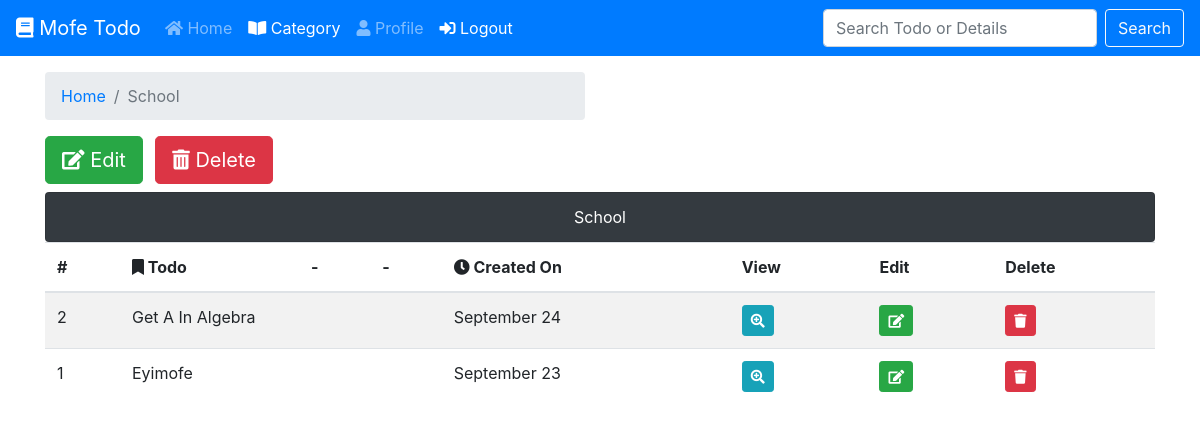
The page /category/1/School/ on the database its author committed.
### core/models.py (models this page shows, shortened)
class Category(models.Model):
	user = models.ForeignKey(User, on_delete=models.CASCADE, null=True)
	name = models.CharField(null=True, max_length=100, verbose_name="Category Name")
	color = models.CharField(null=True, max_length=50, choices=ALERTS)
	def __str__(self):
		return self.name
	class Meta:
		verbose_name_plural = "Categories"

class Todo(models.Model):
	user = models.ForeignKey(User, on_delete=models.CASCADE, null=True)
	name = models.CharField(null=True, max_length=300, verbose_name="To-Do Name", help_text="Please Type your Todo")
	description = models.TextField(null=True, verbose_name="To-Do Description", blank=True, help_text="Optional")
	category = models.ForeignKey(Category, on_delete=models.DO_NOTHING, null=True, blank=True, help_text="Optional")
	start_date = models.DateTimeField(auto_now_add=True, null=True)
	end_date = models.DateField(null=True, blank=True,  help_text="Optional: Type this if you want this todo to expire")
	expired = models.BooleanField(null=True, default=False)
	completed = models.BooleanField(null=True, default=False, verbose_name="Completed Todo", help_text="Optional: Only use this when you have completed your todo!")
	class Meta:
		ordering = ["-start_date"]

### core/views.py (the view)
# urls.py: path('category/<pk>/<name>/', views.categoryPage, name="cat"),
def categoryPage(request, pk, name):
    category = get_object_or_404(Category, pk=pk, name=name)
    frontend = {
        "category": category,
    }
    return render(request, 'core/category-page.html', frontend)

### templates/core/category-page.html (shortened to what this page needs)
{% extends 'base.html' %}
{% block content %}
<div class="row pt-3">
	<div class="col-md-6">
		<nav aria-label="breadcrumb">
			<ol class="breadcrumb">
				<li class="breadcrumb-item"><a href="/">Home</a></li>
				<li class="breadcrumb-item active" aria-current="page">{{category|title}}</li>
			</ol>
		</nav>
	</div>
</div>
<div class="row pb-2">
	<div class="col-md-6">
		<a role="button" href="{% url 'category-update' category.id %}" target="_blank" class="btn btn-success btn-lg text-white"><i class="fas fa-edit"></i> Edit</a>
		<a role="button" href="{% url 'category-delete' category.pk %}" target="_blank" class="btn btn-danger btn-lg ml-2"><i class="fas fa-trash-alt"></i> Delete</a>
	</div>
</div>
<div class="row">
	<div class="col-md-12">
		<ul class="list-group">
		  <li
		  {% if category.color == 'dark' or 'success' %}
		  	class="list-group-item bg-{{category.color}} text-white text-center"
		  {% else %}
		  	class="list-group-item bg-{{category.color}} text-center"
		  {% endif %}
		  >{{category|title}}</li>
		</ul>
	</div>
</div>
<div class="row">
	<div class="col-md-12">
		{% if category.todo_set.all %}
		<div class="table-responsive-sm">
			<table class="table table-striped table-hover">
			  <thead>
			    <tr>
			      <th scope="col">#</th>
			      <th scope="col"><i class="fas fa-bookmark"></i> Todo</th>
			      <th scope="col">-</th>
			      <th scope="col">-</th>
			      <th scope="col"><i class="fas fa-clock"></i> Created On</th>
			      <th scope="col">View</th>
			      <th scope="col">Edit</th>
			      <th scope="col">Delete</th>
			    </tr>
			  </thead>
			  <tbody>
			  	{% for todo in category.todo_set.all %}
				    <tr>
				      <td>{{ forloop.revcounter }}</td>
				      <td colspan="3">
				      	{% if todo.expired %}
				      		<del>{{todo.name|title}}</del> (Expired)
				      	{% elif todo.completed %}
						    {{todo.name|title}} (Completed)
						{% else %}
				      		{{todo.name|title}}
				      	{% endif %}
				      </td>
				      <td>{{ todo.start_date |date:"F d" }}</td>
				      <td><a href="{% url 'todo' todo.user todo.id %}" class="btn btn-info btn-sm"><i class="fas fa-search-plus"></i></a></td>
				      {% if todo.expired %}
				      	<td><a href="{% url 'todo-update' todo.id %}" class="btn btn-success btn-sm disabled"><i class="fas fa-edit"></i></a></td>
				      {% else %}
				      	<td><a href="{% url 'todo-update' todo.id %}" class="btn btn-success btn-sm"><i class="fas fa-edit"></i></a></td>
				      {% endif %}
				      <td><a href="{% url 'todo-delete' todo.id %}" class="btn btn-danger btn-sm" target="_blank"><i class="fas fa-trash"></i></a></td>
				    </tr>
			    {% endfor %}
			  </tbody>
			</table>
		</div>
		{% endif %}
	</div>
</div>
{% endblock %}

### rows shown on the page
Category: name "School"
Todo: name "Get A In Algebra", start_date "September 24", expired False (drawn)
Todo: name "Eyimofe", start_date "September 23", expired False (drawn)
